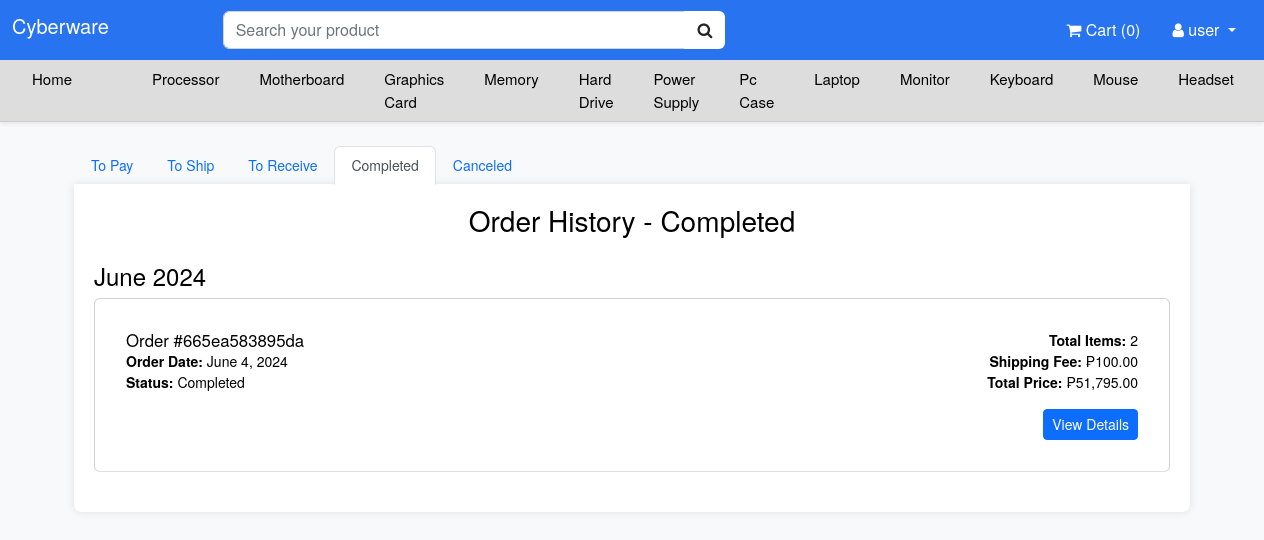
Page /user_orders.php?status=Completed (signed in) on the committed database.
### tables this page shows
CREATE TABLE `orders` (
  `order_id` int(11) NOT NULL,
  `user_id` int(11) NOT NULL,
  `order_date` datetime NOT NULL,
  `order_status` varchar(100) NOT NULL COMMENT '''To Pay'', \r\n''To Ship'',\r\n''To Receive'',\r\n''Completed'',\r\n''Canceled''',
  `shipping_fee` decimal(10,0) NOT NULL,
  `total_price` decimal(10,0) NOT NULL,
  `order_reference_number` varchar(255) NOT NULL,
  `tracking_number` varchar(255) NOT NULL,
  `expected_delivery` datetime NOT NULL,
  `payment_method` varchar(100) NOT NULL COMMENT '''cod'',''gcash''',
  `gcash_confirm` tinyint(1) DEFAULT 0
);

### user_orders.php (the view, shortened to what this page needs)
<?php
$order_status = 'To Pay';
if (isset($_GET['status'])) {
    $order_status = $_GET['status'];
}
?>
<!DOCTYPE html>
<html lang="en">
<head>
    <link href="https://stackpath.bootstrapcdn.com/font-awesome/4.7.0/css/font-awesome.min.css" rel="stylesheet">
    <link href="https://cdn.jsdelivr.net/npm/bootstrap@5.2.0-beta1/dist/css/bootstrap.min.css" rel="stylesheet">
    <link rel="stylesheet" href="main.css">
</head>
<body>
    <?php include('includes/navbar.php') ?>
    <div class="container">
        <ul class="nav nav-tabs mt-4">
            <li class="nav-item">
                <a class="nav-link <?= $order_status == 'To Pay' ? 'active' : '' ?>" href="?status=To Pay">To Pay</a>
            </li>
            <li class="nav-item">
                <a class="nav-link <?= $order_status == 'To Ship' ? 'active' : '' ?>" href="?status=To Ship">To Ship</a>
            </li>
            <li class="nav-item">
                <a class="nav-link <?= $order_status == 'To Receive' ? 'active' : '' ?>" href="?status=To Receive">To Receive</a>
            </li>
            <li class="nav-item">
                <a class="nav-link <?= $order_status == 'Completed' ? 'active' : '' ?>" href="?status=Completed">Completed</a>
            </li>
            <li class="nav-item">
                <a class="nav-link <?= $order_status == 'Canceled' ? 'active' : '' ?>" href="?status=Canceled">Canceled</a>
            </li>
        </ul>
        <div class="order-history">
            <h2>Order History - <?= $order_status ?></h2>
            <?php
            $sql = "SELECT
                        o.order_id,
                        o.order_date,
                        o.order_status,
                        o.shipping_fee,
                        o.total_price,
                        o.order_reference_number,
                        COUNT(oi.order_item_id) AS total_items
                    FROM
                        orders o
                    JOIN
                        order_items oi ON o.order_id = oi.order_id
                    JOIN
                        products p ON oi.product_id = p.product_id
                    WHERE
                        o.user_id = ? AND o.order_status = ?
                    GROUP BY
                        o.order_id
                    ORDER BY
                        o.order_date DESC";
            $stmt = $conn->prepare($sql);
            $stmt->bind_param("is", $user_id, $order_status);
            $stmt->execute();
            $result = $stmt->get_result();
            if ($result->num_rows > 0) {
                $current_month = '';
                while ($row = $result->fetch_assoc()) {
                    $order_month = date('F Y', strtotime($row["order_date"]));
                    $order_date = date('F j, Y', strtotime($row["order_date"]));
                    if ($current_month != $order_month) {
                        $current_month = $order_month;
                        echo "<h4 class='mt-4'>" . $current_month . "</h4>";
                        echo "<div class='order-month'>";
                    }
            ?>
                    <div class='card order-item'>
                        <div class='card-body'>
                            <div class='row'>
                                <div class='col-md-6'>
                                    <h4 class='card-title'>Order #<?= htmlspecialchars($row["order_reference_number"]) ?></h4>
                                    <p class='card-text'>
                                        <strong>Order Date:</strong> <?= htmlspecialchars($order_date) ?><br>
                                        <strong>Status:</strong> <?= htmlspecialchars($row["order_status"]) ?><br>
                                    </p>
                                </div>
                                <div class='col-md-6 d-flex flex-column align-items-end'>
                                    <div class='text-end mb-3'>
                                        <strong>Total Items:</strong> <?= htmlspecialchars($row["total_items"]) ?><br>
                                        <strong>Shipping Fee:</strong> ₱<?= number_format(htmlspecialchars($row["shipping_fee"]), 2) ?><br>
                                        <strong>Total Price:</strong> ₱<?= number_format(htmlspecialchars($row["total_price"]), 2) ?><br>
                                    </div>
                                    <form method='post'>
                                        <a href='user_order_details.php?order_id=<?php echo $row["order_id"]; ?>' class='btn btn-primary btn-sm'>View Details</a>
                                    </form>
                                </div>
                            </div>
                        </div>
                    </div>
            <?php
                }
                echo "</div>";
            } else {
                echo "<p>No orders found for this status.</p>";
            }
            ?>
        </div>
    </div>
</body>
</html>

### user_orders.php (style rules this page uses)
html, body { height: 100%; }
body { background: #f8f9fa; font-family: 'Helvetica Neue', Helvetica, Arial, sans-serif; font-size: 14px; color: #000; margin: 0; padding: 0; }
.order-history { padding: 20px; }
.order-item { margin-bottom: 20px; }
.order-history { background: #fff; padding: 20px; border-radius: 0 0 8px 8px; box-shadow: 0 0 10px rgba(0, 0, 0, 0.1); }
.order-history h2 { font-size: 2em; margin-bottom: 20px; text-align: center; }
.order-month { margin-bottom: 20px; }
.order-item { display: flex; justify-content: space-between; padding: 15px; border-bottom: 1px solid #ddd; }
.order-item h4 { margin: 0; font-size: 1.2em; }
.nav-tabs { border-bottom: none; }

### rows in the picture
orders: order_date "June 2024", order_reference_number "665ea583895da", order_date "June 4, 2024", order_status "Completed", total_items "2", shipping_fee "100.00", total_price "51,795.00"

### other values in the picture
$row_count "0"
$_SESSION['user_name'] "user"
$order_status "Completed"
